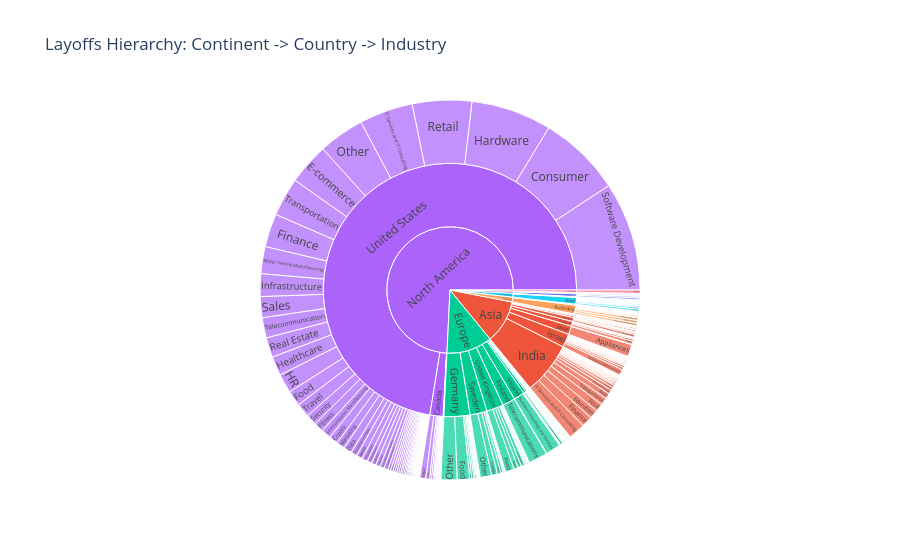

Notebook source saved alongside this figure:
### Code cell
# Interactive Plotly sunburst chart: Continent -> Country -> Industry
fig_sunburst = px.sunburst(data_cleaned, 
                           path=['Continent', 'Country', 'Industry'], 
                           values='Laid_Off',
                           title='Layoffs Hierarchy: Continent -> Country -> Industry',
                           color='Continent')
fig_sunburst.show()

### Figure 1 — Plotly figure (JSON) as saved in the notebook; plotly's stock layout.template omitted (floating-point values rounded to 4 significant figures; data arrays with more than 128 entries replaced by an {"elided": "..."} marker saying what was removed)
{"data": [{"branchvalues": "total", "customdata": {"elided": "457x1 str values"}, "domain": {"x": [0, 1], "y": [0, 1]}, "hovertemplate": "labels=%{label}<br>Laid_Off=%{value}<br>parent=%{parent}<br>id=%{id}<br>Continent=%{customdata[0]}<extra></extra>", "ids": {"elided": "457 str values"}, "labels": {"elided": "457 str values"}, "marker": {"colors": {"elided": "457 str values"}}, "name": "", "parents": {"elided": "457 str values"}, "type": "sunburst", "values": {"elided": "457 float values"}}], "layout": {"legend": {"tracegroupgap": 0}, "title": {"text": "Layoffs Hierarchy: Continent -> Country -> Industry"}}}
